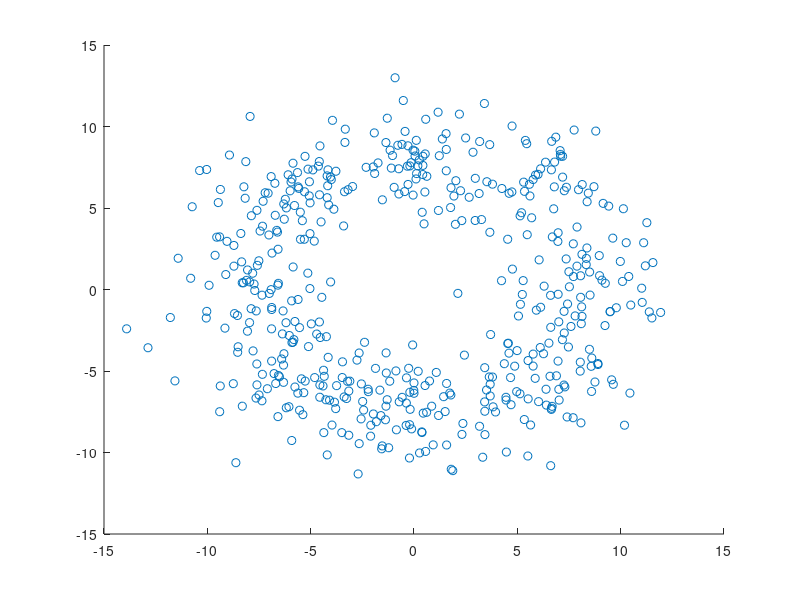

This figure's MATLAB source:
clear all;
alpha= 0.35;
A = 5;
T = 1/25000;
Ts = T/8;
t = [-A*T:Ts:A*T] + 10^(-8);
num = sin(pi*(1-alpha)*t/T) + (4*alpha*t/T).*cos(pi*(1+alpha)*t/T);
den = (1-(4*alpha*t/T).^2).*(pi*t/T);
h = num./den;

DQPSK = [0 1 2 3]; 
N = 512;
x = randsrc(1, N, DQPSK);
bits = zeros(1, 2*N);
for i = 1:N
    if x(i)==0
        bits(2*i-1)= 0;
        bits(2*i) = 0;
    elseif x(i)==1
        bits(2*i-1)= 0;
        bits(2*i) = 1;
    elseif x(i)==2
        bits(2*i-1)= 1;
        bits(2*i) = 0;
    else
        bits(2*i-1)= 1;
        bits(2*i) = 1;     
    end
end
prev = exp(1i*pi/4);
s = zeros(1,N);
deltatheta = [pi/4, 3*pi/4, -pi/4, -3*pi/4];
for i = 1:N
    s(i)= prev*exp(1i*deltatheta(x(i)+1));
    prev = s(i);
end

y = upsample(s, 8);
w = conv(y, h);

w1 = awgn(w, 6+10*log10(2)-10*log10(8));
W = conv(w1, h);
rs = W(81:8:end-80);
rsre = real(rs); % real part
rsim = imag(rs); % imaginary part
figure(1)
scatter(real(rs), imag(rs));

rx = zeros(1,2*N);
prev = exp(1i*pi/4);
for i = 1:N
    if real(rs(i)*conj(prev))>0
        rx(2*i)= 0;
    else
        rx(2*i) = 1;
    end
    if imag(rs(i)*conj(prev))>0
        rx(2*i-1)= 0;
    else
        rx(2*i-1) = 1;
    end    
    prev = rs(i);
end
noErr = size(find([bits- rx]),2);